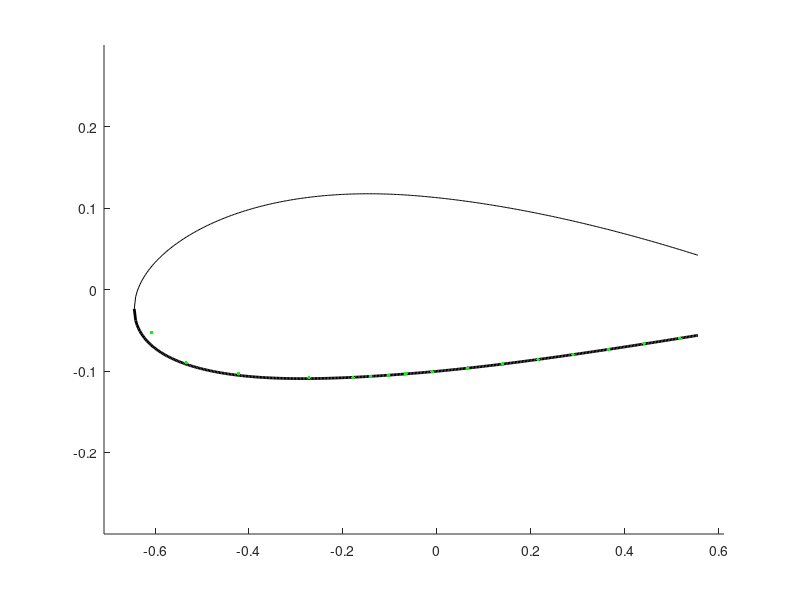

The MATLAB source for this figure: (Note: this script raises an error after producing the figure.)
function [x_c, y_c, Ixx, Iyy, Ixy, skin, spar, str, caps, x_quarterchord] = build_airfoil()


% clear all;
%% 2415 Airfoil 
m = 0.02;               % 
p = 0.4;                % max camber
t = 0.15;               % max thickness 
c = 1.5;                % chord length
nx = 500;               % number of increments
dx = c/nx;  
x = 0:dx:c;             % even spacing

%% Structural elements (arbitrary inputs for now)
skin.t = 0.001;                               % thickness of skin
spar.t = 0.005;                               % thickness of spar
str.A_upp = 5E-6;                            % area of each upper stringer
str.A_low = 5E-6;                            % area of each lower stringer
caps.A = 1E-5;                                % area of spar caps
spar.x = x(175);                                                      % choose x location of spar
str.x_upp = [x(1), x(50), x(150), x(200), x(250),x(300), x(350)];     % choose x locations of upper stringers
str.x_low = [x(1), x(50), x(150), x(200), x(250),x(300), x(350)];     % choose x locations of lower stringers

%% Create Airfoil from equation
yc = zeros(1,nx+1);
yt = zeros(1,nx+1);
yU0 = zeros(1,nx+1);
yL0 = zeros(1,nx+1);
theta = zeros(1,nx+1);
xb = p*c;
i_xb = xb/dx + 1;  

% NACA equation source: http://www.aerospaceweb.org/question/airfoils/q0041.shtml    
for i = 1:nx+1
    yt(i) = 5*t*c*(0.2969*sqrt(x(i)/c) - 0.1260*(x(i)/c) - 0.3516*(x(i)/c)^2 + 0.2843*(x(i)/c)^3 - 0.1015*(x(i)/c)^4);
    if i <= i_xb
        yc(i) = m*x(i)/p^2*(2*p - x(i)/c);
        theta(i) = atan(2*m/p^2*(p - x(i)/c));
    else
        yc(i) = m*(c - x(i))/(1-p)^2*(1 + x(i)/c - 2*p);
        theta(i) = atan(2*m/(1-p)^2*(p-x(i)/c));
    end
    yU0(i) = yc(i) + yt(i)*cos(theta(i));
    yL0(i) = yc(i) - yt(i)*cos(theta(i));
end

% The last 20% of the chord length of the airfoil was neglected under the assumption that
% this section contained flaps and ailerons, and would therefore not support aerodynamic loads.
i_xend = round(0.8*c/dx)+1;
x = x(1:i_xend);
yU = yU0(1:i_xend);
yL = yL0(1:i_xend);

%% Spars
spar.x = [spar.x,x(end)];                    % x location of spar
spar.n = length(spar.x);                     % number of spars
spar.i = round(spar.x./dx)+1;                % index of spars  
spar.h = yU(spar.i) - yL(spar.i);            % height of spar
spar.Cy = (yU(spar.i) + yL(spar.i))/2;       % y centroid of spar  
spar.A = spar.t*spar.h;                      % area of spar
spar.y_upp = yU(spar.i);
spar.y_low = yL(spar.i);

%% Stringers
str.n_upp = length(str.x_upp);                            % number of upper stringers
str.i_upp = round(str.x_upp./dx)+1;                       % indices of upper stringers
str.n_low = length(str.x_low);                            % number of lower stringers
str.i_low = round(str.x_low./dx)+1;                       % indices of lower stringers
str.y_upp = yU(str.i_upp);
str.y_low = yL(str.i_low);

%% Nodes (based on TA's definition: node = skin and spar cap)
node.x_upp = [str.x_upp,spar.x];            % x location of upper stringers and spars
node.x_upp = sort(node.x_upp);              % sort ascending
% skin should be broken into smaller elements for higher accuracy of calculation
% break one skin element into two by adding one more node in between
skin.x_upp = zeros(1,2*length(node.x_upp)-1);
for i = 1:length(node.x_upp)-1
    skin.x_upp(2*i-1) = node.x_upp(i);
    skin.x_upp(2*i) = (node.x_upp(i) + node.x_upp(i+1))/2;
end
skin.x_upp(end) = node.x_upp(end);

skin.i_upp = round(skin.x_upp/dx)+1;       % indices of skins
skin.n_upp = length(skin.x_upp)-1;         % number of upper skins
skin.l_upp = zeros(1,skin.n_upp);          % length of upper skins
skin.A_upp = zeros(1,skin.n_upp);          % area of upper skins
skin.Cx_upp = zeros(1,skin.n_upp);         % x centroid of upper skins
skin.Cy_upp = zeros(1,skin.n_upp);         % y centroid of upper skins

for i = 1:skin.n_upp
    skin.l_upp(i) = sqrt((yU(skin.i_upp(i+1)) - yU(skin.i_upp(i)))^2 + (skin.x_upp(i+1) - skin.x_upp(i))^2);  
    skin.A_upp(i) = skin.t*skin.l_upp(i);
    skin.Cx_upp(i) = (skin.x_upp(i+1) + skin.x_upp(i))/2;
    skin.Cy_upp(i) = (yU(skin.i_upp(i+1)) + yU(skin.i_upp(i)))/2;
end

% lower nodes
node.x_low = [str.x_low,spar.x];
node.x_low = sort(node.x_low);

skin.x_low = zeros(1,2*length(node.x_low)-1);
for i = 1:length(node.x_low)-1
    skin.x_low(2*i-1) = node.x_low(i);
    skin.x_low(2*i) = (node.x_low(i) + node.x_low(i+1))/2;
end
skin.x_low(end) = node.x_low(end);

skin.i_low = round(skin.x_low/dx)+1;
skin.n_low = length(skin.x_low)-1;
skin.l_low = zeros(1,skin.n_low);
skin.A_low = zeros(1,skin.n_low);
skin.Cx_low = zeros(1,skin.n_low);
skin.Cy_low = zeros(1,skin.n_low);

for i = 1:skin.n_low
    skin.l_low(i) = sqrt((yL(skin.i_low(i+1)) - yL(skin.i_low(i)))^2 + (skin.x_low(i+1) - skin.x_low(i))^2);
    skin.A_low(i) = skin.t*skin.l_low(i);
    skin.Cx_low(i) = (skin.x_low(i+1) + skin.x_low(i))/2;
    skin.Cy_low(i) = (yL(skin.i_low(i+1)) + yL(skin.i_low(i)))/2;
end

%% Spar Caps
caps.x = spar.x;
caps.n = 2*length(caps.x);
caps.y_upp = yU(spar.i);
caps.y_low = yL(spar.i);
caps.i = round(caps.x/dx)+1;
% Centroids of caps are at the x and y locations: caps.Cy = caps.C,

%% Centroid of the overall wing section
% initial value
Cx_sum = 2*(sum(caps.x.*caps.A)) + sum(str.x_upp.*str.A_upp) + sum(str.x_low.*str.A_low) + sum(spar.x.*spar.A) ...
         + sum(skin.Cx_low.*skin.A_low) + sum(skin.Cx_upp.*skin.A_upp);
Cy_sum = sum(caps.y_low.*caps.A) + sum(caps.y_upp.*caps.A) + sum(yU(str.i_upp).*str.A_upp) + sum(yL(str.i_low).*str.A_low) ... 
         + sum(spar.Cy.*spar.A) + sum(skin.Cy_low.*skin.A_low) + sum(skin.Cy_upp.*skin.A_upp);
A_sum = caps.A*caps.n + str.A_upp*str.n_upp + str.A_low*str.n_low + sum(spar.A) + sum(skin.A_low) + sum(skin.A_upp);

Cx = Cx_sum/A_sum;
Cy = Cy_sum/A_sum;

%% Leading Edge Origin Plot
% figure
% plot(x,yU,'k',x,yL,'k','Linewidth',2);
% ylim([-0.3 0.3])
% hold on
% xlim([0,c]);
% plot(str.x_upp,yU(str.i_upp),'or',str.x_low,yL(str.i_low),'or','markersize',5);
% % plot([x(1),x(1)],[yU(i(1)),yL(i(1))],'b',[x(end),x(end)],[yU(end),yL(end)],'b','Linewidth',3);
% rectangle('Position',[x(spar.i(1))-spar.t/2, yL(spar.i(1)), spar.t, yU(spar.i(1))-yL(spar.i(1))]);
% rectangle('Position',[x(spar.i(2))-spar.t/2, yL(spar.i(2)), spar.t, yU(spar.i(2))-yL(spar.i(2))]);
% plot(spar.x,yU(spar.i),'sg',spar.x,yL(spar.i),'sg','markersize',7);
% % plot([x(end),x(end)],[yU(end),yL(end)]);
% scatter(Cx,Cy,'m*')
% ylabel('y (m)')
% xlabel('x (m)')
% grid on

%% Area moments of inertia
for i = 1:length(spar.x)
    spar.Ixx(i) = (spar.t*spar.h(i)^3)/12 + spar.A(i)*(spar.Cy(i) - Cy)^2;
    spar.Iyy(i) = (spar.h(i)*spar.t^3)/12 + spar.A(i)*(spar.x(i) - Cx)^2;
    spar.Ixy(i) = spar.A(i)*(spar.Cy(i) - Cy)*(spar.x(i) - Cx);
end

for i = 1:skin.n_upp
    skin.Ixx_upp(i) = skin.A_upp(i)*(skin.Cy_upp(i) - Cy)^2;
    skin.Iyy_upp(i) = skin.A_upp(i)*(skin.Cx_upp(i) - Cx)^2;
    skin.Ixy_upp(i) = skin.A_upp(i)*(skin.Cy_upp(i) - Cy)*(skin.Cx_upp(i) - Cx);
end

for i = 1:skin.n_low
    skin.Ixx_low(i) = skin.A_low(i)*(skin.Cy_low(i) - Cy)^2;
    skin.Iyy_low(i) = skin.A_low(i)*(skin.Cx_low(i) - Cx)^2;
    skin.Ixy_low(i) = skin.A_low(i)*(skin.Cy_low(i) - Cy)*(skin.Cx_low(i) - Cx);
end

for i = 1:str.n_upp
    str.Ixx_upp(i) = str.A_upp*(yU(str.i_upp(i)) - Cy)^2;
    str.Iyy_upp(i) = str.A_upp*(str.x_upp(i) - Cx)^2;
    str.Ixy_upp(i) = str.A_upp*(yU(str.i_upp(i)) - Cy)*(str.x_upp(i) - Cx);
end

for i = 1:str.n_low
    str.Ixx_low(i) = str.A_low*(yL(str.i_low(i)) - Cy)^2;
    str.Iyy_low(i) = str.A_low*(str.x_low(i) - Cx)^2;
    str.Ixy_low(i) = str.A_low*(yL(str.i_low(i)) - Cy)*(str.x_low(i) - Cx);
end

for i = 1:length(caps.x)
    caps.Ixx_upp(i) = caps.A*(caps.y_upp(i) - Cy)^2;
    caps.Iyy_upp(i) = caps.A*(caps.x(i) - Cx)^2;
    caps.Ixy_upp(i) = caps.A*(caps.y_upp(i) - Cy)*(caps.x(i) - Cx);
end

for i = 1:length(caps.x)
    caps.Ixx_low(i) = caps.A*(caps.y_low(i) - Cy)^2;
    caps.Iyy_low(i) = caps.A*(caps.x(i) - Cx)^2;
    caps.Ixy_low(i) = caps.A*(caps.y_low(i) - Cy)*(caps.x(i) - Cx);
end

Ixx = sum(spar.Ixx)+sum(skin.Ixx_upp)+sum(skin.Ixx_low)+sum(str.Ixx_upp)+sum(str.Ixx_low)+sum(caps.Ixx_low);
Iyy = sum(spar.Iyy)+sum(skin.Iyy_upp)+sum(skin.Iyy_low)+sum(str.Iyy_upp)+sum(str.Iyy_low)+sum(caps.Iyy_low);
Ixy = sum(spar.Ixy)+sum(skin.Ixy_upp)+sum(skin.Ixy_low)+sum(str.Ixy_upp)+sum(str.Ixy_low)+sum(caps.Ixy_low);


%%%%%%%%%%%%%%%%%%%%%%%%%%%%%%%%%%%%%%%%%%%%%%%%%%%%%%%%%%%%%%%%%%%%%%%%
%% BELOW CALCULATIONS ARE COORDINATE TRANSFORMATIONS FOR JARED's CODE %%
%%%%%%%%%%%%%%%%%%%%%%%%%%%%%%%%%%%%%%%%%%%%%%%%%%%%%%%%%%%%%%%%%%%%%%%%

%% Shift coordinate system to centroid-centered frame
% x's
spar.x_c = spar.x - Cx;
skin.x_upp_c = skin.Cx_upp - Cx;
skin.x_low_c = skin.Cx_low - Cx;
str.x_upp_c = str.x_upp - Cx;
str.x_low_c = str.x_low - Cx;
caps.x_upp_c = caps.x - Cx;
caps.x_low_c = caps.x - Cx;

% y's (Cy's are y's for point-components)
skin.y_upp_c = skin.Cy_upp - Cy;
skin.y_low_c = skin.Cy_low - Cy;
str.y_upp_c = str.y_upp - Cy;
str.y_low_c = str.y_low - Cy;
caps.y_upp_c = caps.y_upp - Cy;
caps.y_low_c = caps.y_low - Cy;

%% Make CCW coordinate system for shear flow
x_CCW = zeros(1,length(x));
yU_CCW = zeros(1,length(x));
yL_CCW = zeros(1,length(x));

for i = 1:length(x)
    x_CCW(i) = x(end - i + 1);
    yU_CCW(i) = yU(end - i + 1);
    yL_CCW(i) = yL(end - i + 1);
end
y_CCW = [yU_CCW yL_CCW(end-1:-1:1)];         
x_CCW = [x_CCW x(2:end)];

spar.i_CCW = length(x) - spar.i + 1;
spar.i_CCW = sort([spar.i_CCW, (length(x) + spar.i - 1)]); 
skin.i_CCW = length(x) - skin.i_upp + 1;
skin.i_CCW = sort([skin.i_CCW, (length(x) + skin.i_low - 1)]);
str.i_CCW  = length(x) - str.i_upp + 1;
str.i_CCW  = sort([str.i_CCW, (length(x) + str.i_low - 1)]);
caps.i_CCW = spar.i_CCW;

x_c = x_CCW - Cx;
y_c = y_CCW - Cy;

x_quarterchord = c/4 - Cx;


%% Centroid-centered plot
figure
hold on
plot(x-Cx,yU-Cy,'k',x-Cx,yL-Cy,'k','Linewidth',2);
ylim([-0.3 0.3])
xlim([1.1*(-Cx),1.1*(x(end)-Cx)]);
p.skin_upp = plot(skin.x_low_c, skin.y_low_c, 'g.', 'markersize',8);
p.skin_low = plot(skin.x_upp_c, skin.y_upp_c, 'g.','markersize',8);
p.str_upp  = plot(str.x_upp_c, str.y_upp_c, 'or', 'markersize',5);
p.str_low  = plot(str.x_low_c, str.y_low_c, 'or', 'markersize',5);
p.spar1    = plot(spar.x_c(1), 0.5*(spar.y_upp(1) + spar.y_low(1)) - Cy, 'bx', 'markersize', 8);
p.spar2    = plot(spar.x_c(2), 0.5*(spar.y_upp(2) + spar.y_low(2)) - Cy, 'bx', 'markersize', 8);
p.caps_upp = plot(caps.x_upp_c, caps.y_upp_c, 'sm', 'markersize', 10);
p.caps_low = plot(caps.x_low_c, caps.y_low_c, 'sm', 'markersize', 10);
rectangle('Position',[x(spar.i(1))-spar.t/2-Cx, yL(spar.i(1))-Cy, spar.t, yU(spar.i(1))-yL(spar.i(1))]);
rectangle('Position',[x(spar.i(2))-spar.t/2-Cx, yL(spar.i(2))-Cy, spar.t, yU(spar.i(2))-yL(spar.i(2))]);
p.centroid = plot(0,0,'r*', 'markersize', 10);
legend([p.centroid, p.skin_upp, p.str_upp, p.spar1, p.caps_upp],'Overall Centroid', 'Skin', 'Stringer', 'Spar', 'Spar Cap');
ylabel('y (m)')
xlabel('x (m)')
grid on

disp('build_airfoil complete');
